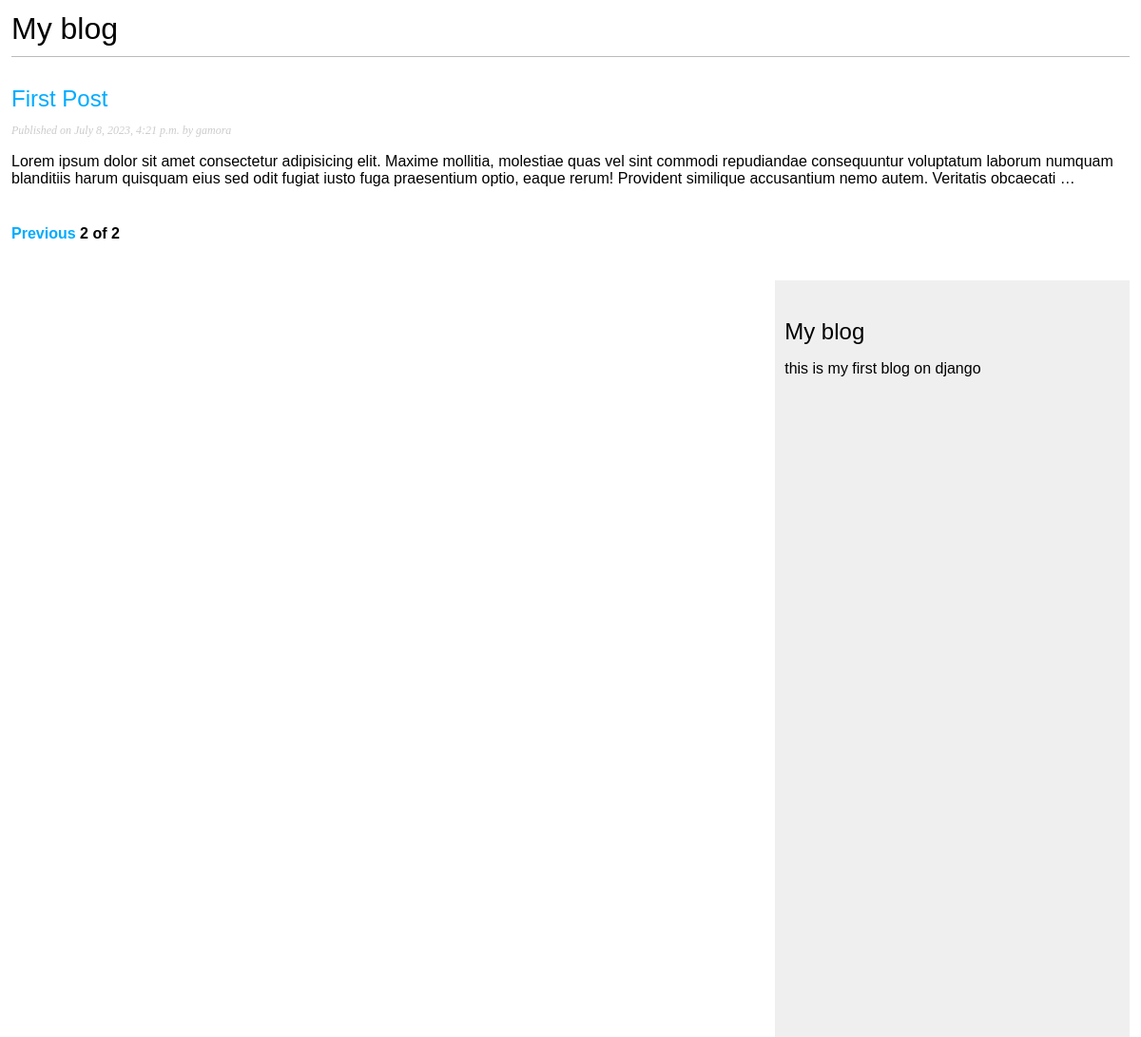
Screenshot of /blog/?page=2 with the database file from the repository.
### blog/models.py (models this page shows, shortened)
class Post(models.Model):
	objects = models.Manager()
	published = PublishedManager()
	title = models.CharField(max_length=250)
	slug = models.SlugField(max_length=250,unique_for_date='publish')
	body = models.TextField()
	created = models.DateTimeField(auto_now_add=True)
	publish = models.DateTimeField(default=timezone.now)
	updated = models.DateTimeField(auto_now=True)
	author = models.ForeignKey(User,on_delete=models.CASCADE,related_name='blog_posts')
	class Status(models.TextChoices):
		DRAFT = 'DF','draft'
		PUBLISHED = 'PB','published'
	status = models.CharField(max_length=2,choices=Status.choices,default=Status.DRAFT)
	class Meta:
		ordering = ['-publish']
		indexes = [
			models.Index(fields=['-publish'])
		]
	def get_absolute_url(self):
		return reverse('blog:post_detail',args=
			[self.publish.year,
			self.publish.month,
			self.publish.day,
			self.slug])

### blog/views.py (the view)
# urls.py: path('',views.post_list,name='post_list'),
def post_list(request):
	posts_lists = Post.published.all()
	paginator = Paginator(posts_lists,3)
	page_number = request.GET.get('page',1)
	try:
		posts = paginator.page(page_number)
	except EmptyPage:
		posts = paginator.page(paginator.num_pages)
	except PageNotAnInteger:
		posts = paginator.page(1)
	return render(request,'blog/post/list.html',{'posts':posts})

### blog/models.py (called while the page is built)
	def get_queryset(self):
		return super().get_queryset().filter(status=Post.Status.PUBLISHED)

### blog/templates/blog/post/list.html (shortened to what this page needs)
{% extends "blog/base.html" %}
{%block content%}
	<h1>My blog</h1>
	{%for post in posts%}
		<h2>
			<a href="{{ post.get_absolute_url }}" >{{post.title}}</a>
		</h2>
		<p class='date'>
			Published on {{post.publish}} by {{post.author}}
			{{post.body|truncatewords:40|linebreaks }}
		</p>
	{%endfor%}
	{%include "./paginator.html" with page=posts %}
{%endblock%}

### blog/static/blog.css (style rules this page uses)
body { margin:12px; padding:0; font-family:helvetica, sans-serif; }
a { color:#00abff; text-decoration:none; }
h1 { font-weight:normal; border-bottom:1px solid #bbb; padding:0 0 10px 0; }
h2 { font-weight:normal; margin:30px 0 0; }
p.date { color:#ccc; font-family: georgia, serif; font-size: 12px; font-style: italic; }

### rows the page displays
Post: title "First Post", publish "July 8, 2023, 4:21 p.m.", author "gamora", body "Lorem ipsum dolor sit amet consectetur adipisicing elit. Maxime mollitia, molestiae quas vel sint commodi repudiandae consequuntur voluptatum laborum numquam blanditiis harum quisquam eius sed odit fugiat iusto fuga praesentium optio, eaque rerum! Provident similique accusantium nemo autem. Veritatis obcaecati …"

### other values shown
{{ page.number }} "2"
{{ page.paginator.num_pages }} "2"
